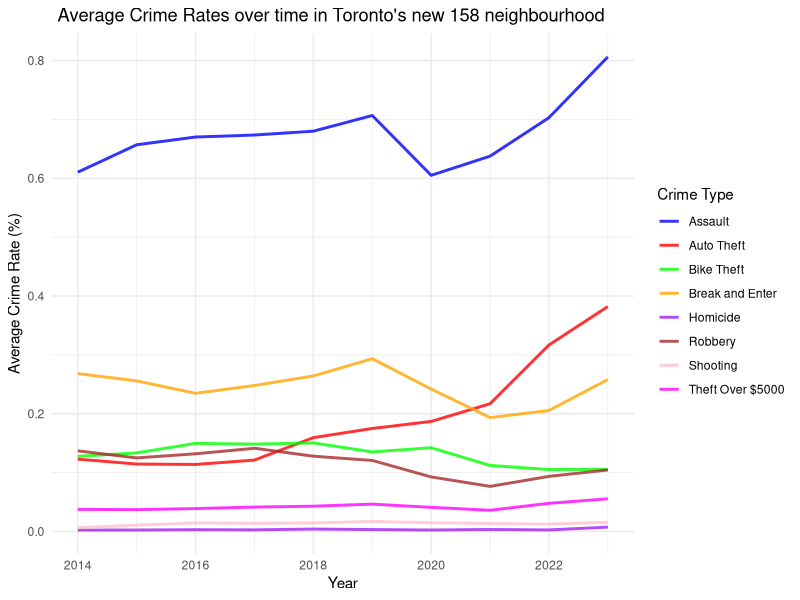

R code for this plot: (Note: this script raises an error after producing the figure.)
## ---- chunk 1
#| include: false
#| warning: false
#| message: false

library(tidyverse)

## ---- chunk 2
#| label: fig-crime-rates-over-time
#| fig-cap: Average Crime Rates over time in Toronto's new 158 neighbourhood
#| echo: false
#| warning: false


average_crime_rate <-read_csv(here::here("outputs/data/average_crime_rate.csv"))

ggplot(average_crime_rate, aes(x = year)) +
  geom_line(aes(y = assault, color = "Assault"), linetype = "solid", size = 1, alpha = 0.8) +
  geom_line(aes(y = autotheft, color = "Auto Theft"), linetype = "solid", size = 1, alpha = 0.8) +
  geom_line(aes(y = biketheft, color = "Bike Theft"), linetype = "solid", size = 1, alpha = 0.8) +
  geom_line(aes(y = breakenter, color = "Break and Enter"), linetype = "solid", size = 1, alpha = 0.8) +
  geom_line(aes(y = homicide, color = "Homicide"), linetype = "solid", size = 1, alpha = 0.8) +
  geom_line(aes(y = robbery, color = "Robbery"), linetype = "solid", size = 1, alpha = 0.8) +
  geom_line(aes(y = shooting, color = "Shooting"), linetype = "solid", size = 1, alpha = 0.8) +
  geom_line(aes(y = theftover, color = "Theft Over"), linetype = "solid", size = 1, alpha = 0.8) +

  scale_color_manual(
    values = c(
      "Assault" = "blue",
      "Auto Theft" = "red",
      "Bike Theft" = "green",
      "Break and Enter" = "orange",
      "Homicide" = "purple",
      "Robbery" = "brown",
      "Shooting" = "pink",
      "Theft Over" = "magenta"
    ),
    name = "Crime Type",
    labels = c(
      "Assault", "Auto Theft", "Bike Theft", "Break and Enter",
      "Homicide", "Robbery", "Shooting", "Theft Over $5000"
    )
  ) +
  scale_size_continuous(name = "Line width", range = c(0.5, 2)) +

  # Customize plot labels and theme as needed
  labs(
    title = "Average Crime Rates over time in Toronto's new 158 neighbourhood ",
    x = "Year",
    y = "Average Crime Rate (%)"
  ) +
  theme_minimal() + 
  theme(
    plot.title = element_text(hjust = 0.2)  # Center the title
  )
## ---- chunk 3
#| label: fig-top-20-area
#| fig-cap: Top 20 Neighbourhood's Average Crime Rates
#| echo: false
#| fig.align: "default"
#| out.width: '100%'

knitr::include_graphics(here::here("outputs/plots/plot_top_20_neighbourhood.png"))

